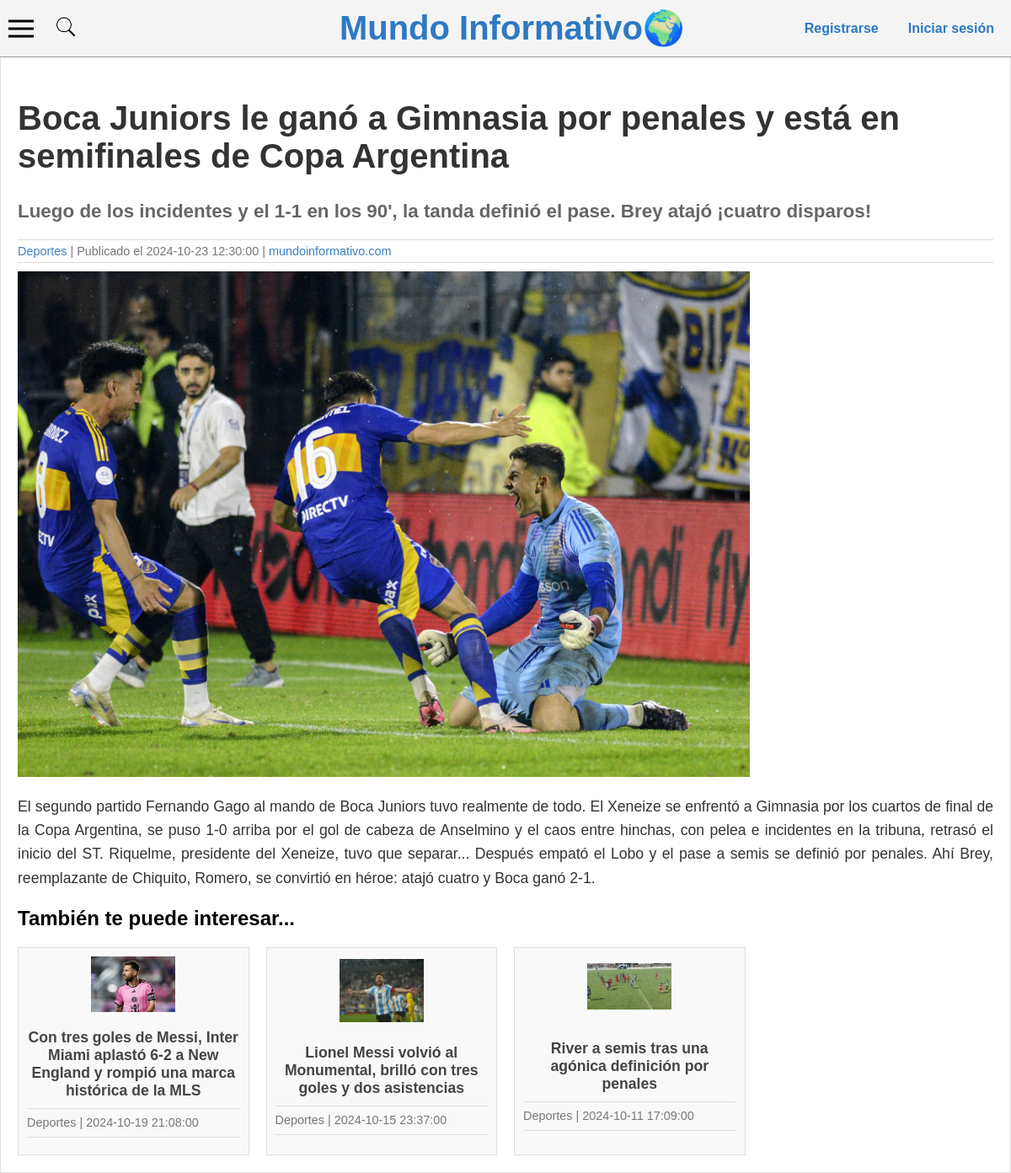
Page /detalle.php?id=10 on the committed database.
### tables this page shows
CREATE TABLE `noticias` (
  `id` int(11) NOT NULL,
  `titulo` varchar(255) NOT NULL,
  `descripcion` varchar(255) NOT NULL,
  `texto` text NOT NULL,
  `fecha` datetime NOT NULL,
  `imagen` varchar(255) NOT NULL,
  `id_usuario` int(11) NOT NULL,
  `id_categoria` int(11) NOT NULL
);

CREATE TABLE `categorias` (
  `id` int(11) NOT NULL,
  `nombre` varchar(255) NOT NULL,
  `id_usuario` int(11) NOT NULL
);

### detalle.php (the view, shortened to what this page needs)
<?php
require_once("panel/includes/db.php");
$id = isset($_GET['id']) ? $_GET['id'] : 0;
$stmt = $conx->prepare("SELECT N.*, C.nombre as categoria FROM noticias N INNER JOIN categorias C ON(C.id = N.id_categoria) WHERE N.id = ?");
$stmt->bind_param("i", $id);
$stmt->execute();
$resultado = $stmt->get_result();
$noticia = $resultado->fetch_object();
if ($noticia === NULL) {
	header("Location: 404.php");
	exit();
} else {
	$titulo = $noticia->titulo;
	$descripcion = $noticia->descripcion;
	$texto = $noticia->texto;
	$fecha = $noticia->fecha;
	$imagen = $noticia->imagen;
	$categoria = $noticia->categoria;
}
$stmt = $conx->prepare("SELECT N.* FROM noticias N INNER JOIN categorias C ON(N.id_categoria = C.id) WHERE C.id = ? AND N.id != ? ORDER BY N.fecha DESC LIMIT 3");
$stmt->bind_param("ii", $noticia->id_categoria, $id);
$stmt->execute();
$resultadoSTMT = $stmt->get_result();
$noticiasRelacionadas = [];
while ($fila = $resultadoSTMT->fetch_object()) {
    $noticiasRelacionadas[] = $fila;
}
?>
<!DOCTYPE html>
<html>
<head>
	<link rel="stylesheet" type="text/css" href="panel/css/detalle.css">
</head>
<body>
<?php require_once("menuFrontend.php"); ?>
<div class="container">
	<h1><?php echo $titulo ?></h1>
	<h4><?php echo $descripcion ?></h4>
	<div class="meta-info">
		<span><?php echo $categoria ?></span> | Publicado el <?php echo $fecha ?> | <a href="index.php">mundoinformativo.com</a>
	</div>
	<div class="imagenPrincipal">
		<img src="panel/<?php echo $imagen ?>" alt="<?php echo $titulo ?>">
	</div>
	<p class="texto"><?php echo $texto ?></p>
	<h2>También te puede interesar...</h2>
	<div class="noticias-relacionadas">
	    <?php foreach ($noticiasRelacionadas as $fila) { ?>
	        <div class="noticia-relacionada">
	            <img src="panel/<?php echo $fila->imagen ?>" alt="<?php echo $fila->titulo ?>" width="100">
		       	<div>
		           	<h3><a href="detalle.php?id=<?php echo $fila->id ?>"><?php echo $fila->titulo ?></a></h3>
		    		<p class="meta-info2"><?php echo $categoria ?> | <?php echo $fila->fecha ?></p>
		    	</div>
		    </div>
		<?php } ?>
	</div>
</div>
</body>
</html>

### panel/css/detalle.css (style rules this page uses)
body { font-family: Arial, sans-serif; margin: 0; padding: 0; background-color: #f4f4f4; }
.container { max-width: 1200px; margin: 0 auto; background-color: white; padding: 20px; border: 1px solid #ddd; box-shadow: 0 0 10px rgba(0, 0, 0, 0.1); padding-top: 90px; }
h1 { font-size: 2.5em; font-weight: bold; margin-bottom: 10px; color: #333; }
h4 { font-size: 1.4em; margin-bottom: 20px; color: #666; }
.meta-info { font-size: 0.9em; color: #777; border-bottom: 1px solid #ddd; padding-bottom: 5px; margin-bottom: 10px; border-top: 1px solid #ddd; padding-top: 5px; margin-top: 10px; }
.meta-info span { color: #3c7ec0; }
.meta-info a { color: #3c7ec0; text-decoration: none; }
.imagenPrincipal { display: inline-block; width: 75%; height: 600px; }
.imagenPrincipal img { max-width: 100%; height: 100%; object-fit: cover; }
p { font-size: 1.1em; color: #333; line-height: 1.6; text-align: justify; }
.noticias-relacionadas { display: grid; grid-template-columns: repeat(auto-fill, minmax(250px, 1fr)); gap: 20px; margin-top: 20px; }
.noticia-relacionada { display: flex; flex-direction: column; align-items: center; border: 1px solid #ddd; padding: 10px; background-color: #f9f9f9; text-align: center; justify-content: space-around; }
.noticia-relacionada img { width: 100px; height: auto; margin-bottom: 10px; }
.noticia-relacionada h3 { font-size: 1.1em; margin: 10px 0; }
.noticia-relacionada a { text-decoration: none; color: #444; }
.meta-info2 { font-size: 0.9em; color: #777; border-bottom: 1px solid #ddd; padding-bottom: 5px; margin-bottom: 10px; border-top: 1px solid #ddd; padding-top: 5px; margin-top: 10px; }

### rows in the picture
noticias: titulo "Boca Juniors le ganó a Gimnasia por penales y está en semifinales de Copa Argentina", descripcion "Luego de los incidentes y el 1-1 en los 90', la tanda definió el pase. Brey atajó ¡cuatro disparos!", id_categoria.nombre "Deportes", fecha "2024-10-23 12:30:00", imagen (picture), texto "El segundo partido Fernando Gago al mando de Boca Juniors tuvo realmente de todo. El Xeneize se enfrentó a Gimnasia por los cuartos de final de la Copa Argentina, se puso 1-0 arriba por el gol de cabeza de Anselmino y el caos entre hinchas, con pelea e incidentes en la tribuna, retrasó el inicio del ST. Riquelme, presidente del Xeneize, tuvo que separar... Después empató el Lobo y el pase a semis se definió por penales. Ahí Brey, reemplazante de Chiquito, Romero, se convirtió en héroe: atajó cuatro y Boca ganó 2-1."
noticias: imagen (picture), titulo "Con tres goles de Messi, Inter Miami aplastó 6-2 a New England y rompió una marca histórica de la MLS", id_categoria.nombre "Deportes", fecha "2024-10-19 21:08:00"
noticias: imagen (picture), titulo "Lionel Messi volvió al Monumental, brilló con tres goles y dos asistencias", id_categoria.nombre "Deportes", fecha "2024-10-15 23:37:00"
noticias: imagen (picture), titulo "River a semis tras una agónica definición por penales", id_categoria.nombre "Deportes", fecha "2024-10-11 17:09:00"
